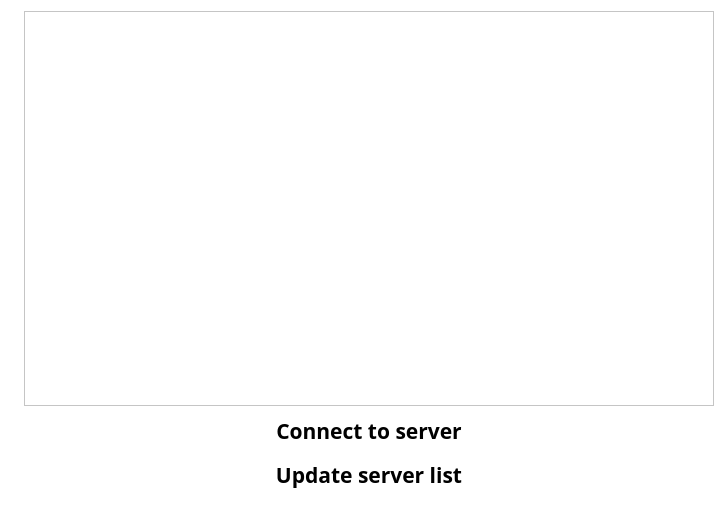
<?xml version="1.0" encoding="UTF-8"?>
<ui version="4.0">
 <class>ServerWindow</class>
 <widget class="QWidget" name="ServerWindow">
  <property name="geometry">
   <rect>
    <x>0</x>
    <y>0</y>
    <width>725</width>
    <height>505</height>
   </rect>
  </property>
  <property name="palette">
   <palette>
    <active>
     <colorrole role="Base">
      <brush brushstyle="SolidPattern">
       <color alpha="255">
        <red>255</red>
        <green>255</green>
        <blue>255</blue>
       </color>
      </brush>
     </colorrole>
     <colorrole role="Window">
      <brush brushstyle="SolidPattern">
       <color alpha="255">
        <red>255</red>
        <green>255</green>
        <blue>255</blue>
       </color>
      </brush>
     </colorrole>
    </active>
    <inactive>
     <colorrole role="Base">
      <brush brushstyle="SolidPattern">
       <color alpha="255">
        <red>255</red>
        <green>255</green>
        <blue>255</blue>
       </color>
      </brush>
     </colorrole>
     <colorrole role="Window">
      <brush brushstyle="SolidPattern">
       <color alpha="255">
        <red>255</red>
        <green>255</green>
        <blue>255</blue>
       </color>
      </brush>
     </colorrole>
    </inactive>
    <disabled>
     <colorrole role="Base">
      <brush brushstyle="SolidPattern">
       <color alpha="255">
        <red>255</red>
        <green>255</green>
        <blue>255</blue>
       </color>
      </brush>
     </colorrole>
     <colorrole role="Window">
      <brush brushstyle="SolidPattern">
       <color alpha="255">
        <red>255</red>
        <green>255</green>
        <blue>255</blue>
       </color>
      </brush>
     </colorrole>
    </disabled>
   </palette>
  </property>
  <property name="windowTitle">
   <string>Form</string>
  </property>
  <layout class="QHBoxLayout" name="horizontalLayout">
   <item>
    <layout class="QVBoxLayout" name="verticalLayout_2">
     <item>
      <widget class="QLabel" name="label">
       <property name="text">
        <string/>
       </property>
       <property name="pixmap">
        <pixmap>Bad.png</pixmap>
       </property>
       <property name="scaledContents">
        <bool>true</bool>
       </property>
      </widget>
     </item>
    </layout>
   </item>
   <item>
    <layout class="QVBoxLayout" name="verticalLayout">
     <item>
      <widget class="QListView" name="listView"/>
     </item>
     <item>
      <widget class="QPushButton" name="pushButton">
       <property name="font">
        <font>
         <family>Tekton Pro Ext</family>
         <pointsize>16</pointsize>
         <weight>75</weight>
         <bold>true</bold>
        </font>
       </property>
       <property name="text">
        <string>Connect to server</string>
       </property>
       <property name="flat">
        <bool>true</bool>
       </property>
      </widget>
     </item>
     <item>
      <widget class="QPushButton" name="pushButton_2">
       <property name="font">
        <font>
         <family>Tekton Pro Ext</family>
         <pointsize>16</pointsize>
         <weight>75</weight>
         <bold>true</bold>
        </font>
       </property>
       <property name="text">
        <string>Update server list</string>
       </property>
       <property name="flat">
        <bool>true</bool>
       </property>
      </widget>
     </item>
    </layout>
   </item>
  </layout>
 </widget>
 <resources/>
 <connections/>
</ui>
